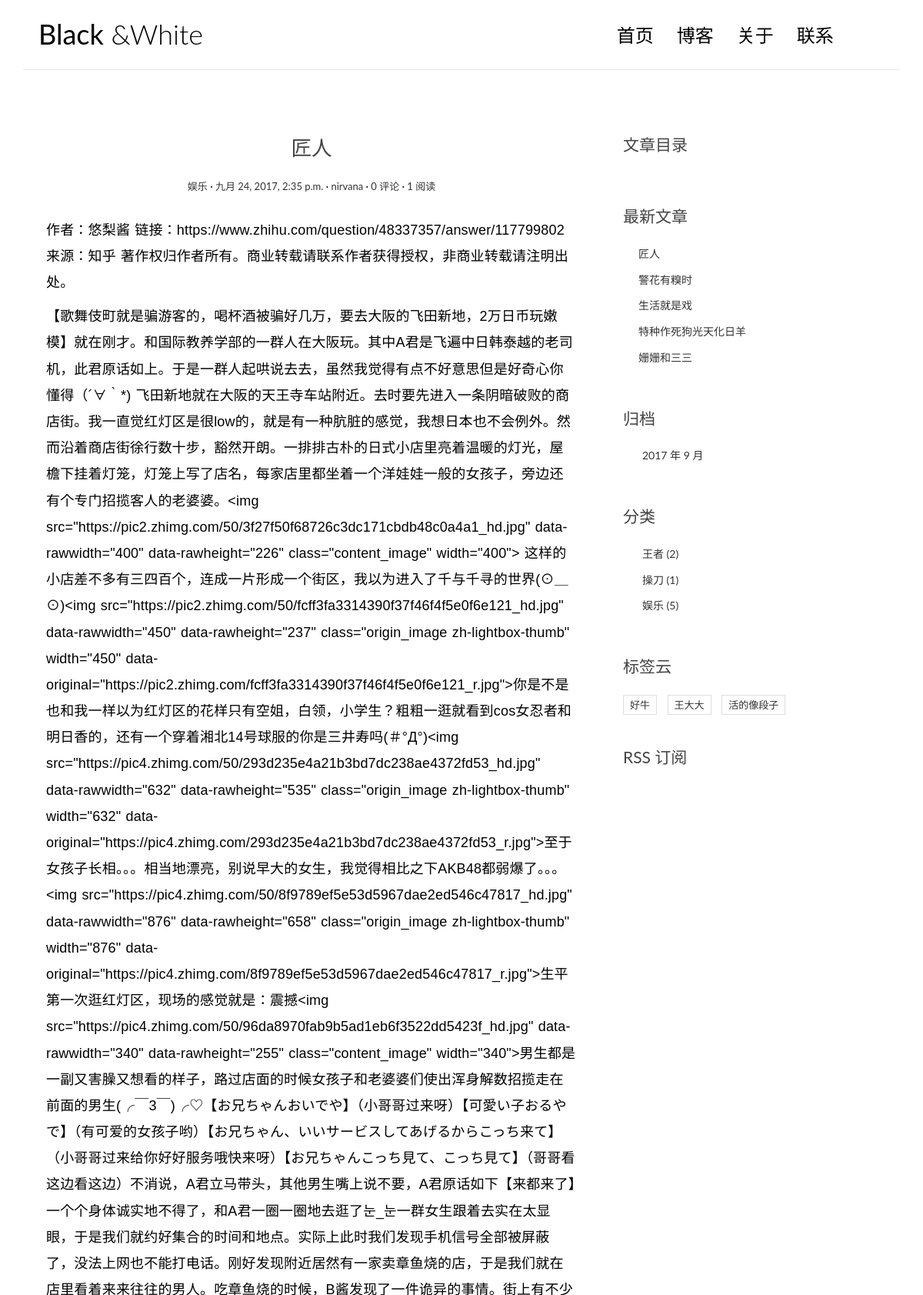
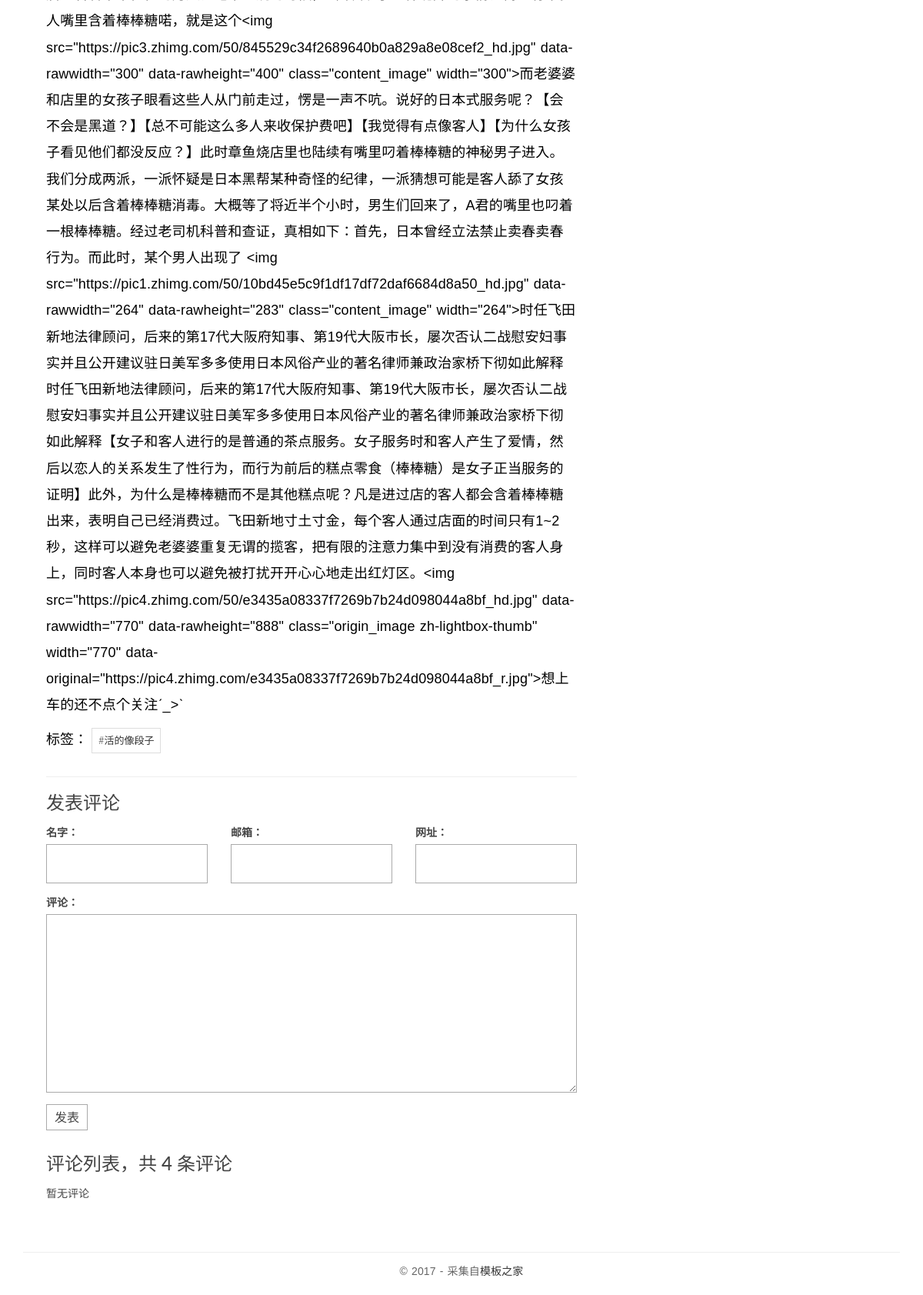
The page /post/8/ on the database its author committed (2 pictures, top to bottom).
### blog/models.py (models this page shows, shortened)
@python_2_unicode_compatible    # ??????
class Post(models.Model):
    title = models.CharField(max_length=70)
    body = models.TextField()
    created_time = models.DateTimeField(auto_now_add=True)   #自动赋值不能修改
    modified_time = models.DateTimeField(auto_now=True) #default=timezone.now修改时自动赋值能修改（auto_now_add不能修改）
    excerpt = models.CharField(max_length=200, blank=True)
    category = models.ForeignKey(Category)
    tags = models.ManyToManyField(Tag, blank=True)
    author = models.ForeignKey(User)
    def get_absolute_url(self):
        return reverse('blog:detail', kwargs={'pk': self.pk})  #
    class Meta:
        ordering = ['-created_time']  #ordering 属性用来指定文章排序方式  ['-created_time'] 指定了依据哪个属性的值进行排序
    views = models.PositiveIntegerField(default=0)
    def increase_views(self):   #只需在视图函数中调用模型的 increase_views 方法即可。
        self.views += 1
        self.save(update_fields=['views'])
    def save(self, *args, **kwargs):  #创建数据库存储时调用
        if not self.excerpt:
            md = Markdown(extensions=[
                'markdown.extensions.extra',
                'markdown.extensions.codehilite',
            ])
            self.excerpt = strip_tags(md.convert(self.body))[:32]
        super().save(*args, **kwargs)

class Category(models.Model):
    name = models.CharField(max_length=100)

class Tag(models.Model):
    name = models.CharField(max_length=100)

### blog/views.py (the view)
# urls.py: url(r'^post/(?P<pk>[0-9]+)/$', views.PostDetailView.as_view(), name='detail'),  # post/1
class PostDetailView(DetailView):  #  Django 提供了一个 DetailView 类视图
    model = Post
    template_name = 'blog/detail.html'
    context_object_name = 'post'
    def get(self, request, *args, **kwargs):
        response = super(PostDetailView, self).get(request, *args, **kwargs)
        self.object.increase_views()
        return response
    def get_object(self, queryset=None):
        post = super().get_object(queryset)
        md = markdown.Markdown(extensions=[
            'markdown.extensions.extra',
            'markdown.extensions.codehilite',
            'markdown.extensions.toc',
        ])
        post.body = md.convert(post.body)
        post.toc = md.toc
        return post
    def get_context_data(self, **kwargs):
        context = super(PostDetailView, self).get_context_data(**kwargs)
        form = CommentForm()
        comment_list = self.object.comment_set.all()
        context.update({
            'form': form,
            'comment_list': comment_list,
        })
        return context

### comments/forms.py
class CommentForm(forms.ModelForm):  #如果表单对应有一个数据库模型（例如这里的评论表单对应着评论模型），那么使用 ModelForm 类会简单很多
    class Meta:   #表单的内部类 Meta 里指定一些和表单相关的东西。
        model = Comment  #model = Comment 表明这个表单对应的数据库模型是 Comment 类。
        fields = ['name', 'email', 'url', 'text']

### blog/templatetags/blog_tags.py (called while the page is built)
@register.simple_tag
def get_recent_posts(num=5):   #  够通过 {%get_recent_posts %} 的语法在模板中调用这个函数
    return Post.objects.all().order_by('-created_time')[:num]

@register.simple_tag
def archives():
    return Post.objects.dates('created_time','month',order='DESC')    #order='DESC' 表明降序排列（即离当前越近的时间越排在前面）

@register.simple_tag
def get_categories():
    return Category.objects.annotate(num_posts=Count('post')).filter(num_posts__gt=0)

@register.simple_tag
def get_tags():
    return Tag.objects.annotate(num_posts=Count('post')).filter(num_posts__gt=0)

### templates/blog/detail.html (shortened to what this page needs)
{% extends 'base.html' %}
{% block main %}
<article class="post post-{{ post.pk }}">
    <header class="entry-header">
        <h1 class="entry-title">{{ post.title }}</h1>
        <div class="entry-meta">
            <span class="post-category"><a href="{% url 'blog:category' post.category.pk %}">{{ post.category.name }}</a></span>
            <span class="post-date"><a href="#"><time class="entry-date" datetime="{{ post.created_time }}">{{ post.created_time }}</time></a></span>
            <span class="post-author"><a href="#">{{ post.author }}</a></span>
            <span class="comments-link">
                <a href="{{ post.get_absolute_url }}#comment-area">
                    {{ post.comment_set.count }}
                    评论
                </a>
            </span>
            <span class="views-count"><a href="#">{{ post.views }} 阅读</a></span>
        </div>
    </header>
    <div class="entry-content clearfix">
        {{ post.body|safe }}
        <div class="widget-tag-cloud">
            <ul>
                标签：
                {% for tag in post.tags.all %}
                    <li><a href="{% url 'blog:tag' tag.pk %}">#{{ tag.name }}</a></li>
                {% endfor %}
            </ul>
        </div>
    </div>
</article>
<section class="comment-area" id="comment-area">
    <hr>
    <h3>发表评论</h3>
    <form action="{% url 'comments:post_comment' post.pk %}" method="post" class="comment-form">
        <div class="row">
            <div class="col-md-4">
                <label for="{{ form.name.id_for_label }}">名字：</label>
                {{ form.name }}
            </div>
            <div class="col-md-4">
                <label for="{{ form.email.id_for_label }}">邮箱：</label>
                {{ form.email }}
            </div>
            <div class="col-md-4">
                <label for="{{ form.url.id_for_label }}">网址：</label>
                {{ form.url }}
            </div>
            <div class="col-md-12">
                <label for="{{ form.text.id_for_label }}">评论：</label>
                {{ form.text }}
                <button type="submit" class="comment-btn">发表</button>
            </div>
        </div>
    </form>
    <div class="comment-list-panel">
        <h3>评论列表，共 <span>4</span> 条评论</h3>
        <ul class="comment-list list-unstyled">
            {% for comment in comment_list %}
            <li class="comment-item">
                <span class="nickname">{{ comment.name }}</span>
                <time class="submit-date">{{ comment.created_time }}</time>
                <div class="text">
                    {{ comment.text }}
                </div>
            </li>
            {% empty %}
                暂无评论
            {% endfor %}
        </ul>
    </div>
</section>
{% endblock main %}
{% block toc %}
    <div class="widget widget-content">
        <h3 class="widget-title">文章目录</h3>
    </div>
{% endblock toc %}

### templates/base.html (shortened to what this page needs)
{% load staticfiles %}
{% load blog_tags %}
<html>
    <head>
        <link rel="stylesheet" href="{% static 'blog/css/bootstrap.min.css' %}">
        <link rel="stylesheet" href="{% static 'blog/css/custom.css' %}">
        <link rel="stylesheet" href="{% static 'blog/css/pace.css' %}">
        <link rel="stylesheet" href="http://code.ionicframework.com/ionicons/2.0.1/css/ionicons.min.css">
        <link rel="stylesheet" href="{% static 'blog/css/highlights/github.css' %}">
    </head>
<body>
    <div class="container">
        <header id="site-header">
            <div class="row">
                <div class="col-md-4 col-sm-5 col-xs-8">
                    <div class="logo">
                        <h1><a href="{% url 'blog:index' %}"><b>Black</b> &amp;White</a></h1>
                    </div>
                </div>
                <div class="col-md-8 col-sm-7 col-xs-4">
                    <nav class="main-nav" role="navigation">
                        <div class="collapse navbar-collapse" id="bsexample-navbar-collapse-1">
                            <ul class="nav navbar-nav navbar-right">
                                <li class="cl-effect-11"><a href="{% url 'blog:index' %}" data-hover="首页">首页</a></li>
                                <li class="cl-effect-11"><a href="fullwidth.html" data-hover="博客">博客</a></li>
                                <li class="cl-effect-11"><a href="about.html" data-hover="关于">关于</a></li>
                                <li class="cl-effect-11"><a href="contact.html" data-hover="联系">联系</a></li>
                            </ul>
                        </div>
                    </nav>
                </div>
            </div>
        </header>
    </div>
    <div class="content-body">
        <div class="container">
            <div class="row">
                <main class="col-md-8">
                    {% block main %}
                    {% endblock %}
                </main>
                <aside class="col-md-4">
                    {% block toc %}
                    {% endblock %}
                    <div class="widget widget-recent-posts">
                        <h3 class="widget-title">最新文章</h3>
                        {% get_recent_posts as recent_post_list %}
                        <ul>
                            {% for post in recent_post_list %}
                                <li>
                                    <a href="{{ post.get_absolute_url }}">{{ post.title }}</a>
                                </li>
                            {% empty %}
                                暂无文章！
                            {% endfor %}
                        </ul>
                    </div>
                    <div class="widget widget-archives">
                        <h3 class="widget-title">归档</h3>
                        {% archives as date_list %}
                        <ul>
                            {% for date in date_list %}
                                <li>
                                <a href="{% url 'blog:archives' date.year date.month %}">{{ date.year }} 年 {{ date.month }} 月</a>
                                </li>
                            {% empty %}
                                暂无归档！
                            {% endfor %}
                        </ul>
                    </div>
                    <div class="widget widget-category">
                        <h3 class="widget-title">分类</h3>
                        {% get_categories as category_list %}
                        <ul>
                            {% for category in category_list %}
                                <li>
                                <a href="{% url 'blog:category' category.pk %}">{{ category.name }} <span class="post-count">({{ category.num_posts }})</span></a>
                                </li>
                            {% empty %}
                                暂无分类！
                            {% endfor %}
                        </ul>
                    </div>
                    <div class="widget widget-tag-cloud">
                        <h3 class="widget-title">标签云</h3>
                        {% get_tags as tag_list %}
                        <ul>
                            {% for tag in tag_list %}
                                <li>
                                    <a href="{% url 'blog:tag' tag.pk %}">{{ tag.name }}</a>
                                </li>
                            {% empty %}
                            暂无标签！
                            {% endfor %}
                        </ul>
                    </div>
                    <div class="rss">
                        <a href="{% url 'rss' %}"> RSS 订阅</a>
                    </div>
                </aside>
            </div>
        </div>
    </div>
    <footer id="site-footer">
        <div class="container">
            <div class="row">
                <div class="col-md-12">
                    <p class="copyright">&copy 2017 - 采集自<a href="http://www.cssmoban.com/" target="_blank" title="模板之家">模板之家</a></p>
                </div>
            </div>
        </div>
    </footer>
</body>
</html>

### blog/static/blog/css/custom.css (style rules this page uses)
* { outline: none; }
h1, h2, h3, h4, h5, h6 { margin-top: 0; }
b { font-weight: 400; }
a { color: #333; }
body { color: #444; font-family: 'Lato', sans-serif; }
p { font-family: 'Ubuntu', sans-serif; font-weight: 400; word-spacing: 1px; letter-spacing: 0.01em; }
#site-header { background-color: #FFF; padding: 25px 20px; margin-bottom: 40px; border-bottom: 1px solid #e7e7e7; }
.logo h1 a { color: #000; }
.logo h1 { margin: 0; font-family: 'Lato', sans-serif; font-weight: 300; }
.main-nav { margin-top: 11px; max-width: 95%; }
.main-nav a { color: #000000 !important; padding: 0 0 5px 0 !important; margin-right: 30px; font-family: 'Lato', sans-serif; font-weight: 300; font-size: 24px; }
.cl-effect-11 a { padding: 10px 0; color: #0972b4; text-shadow: none; }
.cl-effect-11 a::before { position: absolute; top: 0; left: 0; overflow: hidden; padding: 0 0 5px 0 !important; max-width: 0; border-bottom: 1px solid #000; color: #000; content: attr(data-hover); white-space: nowrap; -webkit-transition: max-width 0.5s; -moz-transition: max-width 0.5s; transition: max-width 0.5s; }
.content-body { padding-bottom: 4em; }
.post { background: #fff; padding: 30px 30px 0; }
.entry-title { text-align: center; font-size: 1.9em; margin-bottom: 20px; line-height: 1.6; padding: 10px 20px 0; }
.entry-meta { text-align: center; color: #DDDDDD; font-size: 13px; margin-bottom: 30px; }
.entry-content { font-size: 18px; line-height: 1.9; font-weight: 300; color: #000; }
.post-category::after, .post-date::after, .post-author::after, .comments-link::after { content: ' ·'; color: #000; }
.widget { background: #fff; padding: 30px 0 0; }
.widget-title { font-size: 1.5em; margin-bottom: 20px; line-height: 1.6; padding: 10px 0 0; font-weight: 400; }
.widget-recent-posts ul { padding: 0; margin: 0; padding-left: 20px; }
.widget-recent-posts ul li { list-style-type: none; position: relative; line-height: 170%; margin-bottom: 10px; }
.widget-recent-posts ul li::before { content: '\f3d3'; font-family: "Ionicons"; position: absolute; left: -17px; top: 3px; font-size: 16px; color: #000; }
.widget-archives ul { padding: 0; margin: 0; padding-left: 25px; }
.widget-archives ul li { list-style-type: none; position: relative; line-height: 170%; margin-bottom: 10px; }
.widget-archives ul li::before { content: '\f3f3'; font-family: "Ionicons"; position: absolute; left: -25px; top: 1px; font-size: 16px; color: #000; }
.widget-category ul { padding: 0; margin: 0; padding-left: 25px; }
.widget-category ul li { list-style-type: none; position: relative; line-height: 170%; margin-bottom: 10px; }
.widget-category ul li::before { content: '\f3fe'; font-family: "Ionicons"; position: absolute; left: -25px; top: 1px; font-size: 18px; color: #000; }
.widget-tag-cloud ul { padding: 0; margin: 0; margin-right: -10px; }
.widget-tag-cloud ul li { list-style-type: none; font-size: 13px; display: inline-block; margin-right: 10px; margin-bottom: 10px; padding: 3px 8px; border: 1px solid #ddd; }
.rss { font-size: 21px; margin-top: 30px; }
.rss a { color: #444; }
#site-footer { padding-top: 10px; padding: 0 0 1.5em 0; }
.copyright { text-align: center; padding-top: 1em; margin: 0; border-top: 1px solid #eee; color: #666; }
.contact-form input, .comment-form input { border: 1px solid #aaa; margin-bottom: 15px; width: 100%; padding: 15px 15px; font-size: 16px; line-height: 100%; transition: 0.4s border-color linear; }
.contact-form textarea, .comment-form textarea { border: 1px solid #aaa; margin-bottom: 15px; width: 100%; padding: 15px 15px; font-size: 16px; line-height: 20px !important; min-height: 183px; transition: 0.4s border-color linear; }
.comment-area { padding: 0 30px 0; }
.comment-form { margin-top: 15px; }
.comment-form .comment-btn { background-color: #fff; border: 1px solid #aaa; font-size: 16px; padding: 5px 10px; }
.comment-list-panel { margin-top: 30px; }
.comment-list { margin-top: 15px; }

### rows shown on the page
Post: title "匠人", category.name "娱乐", created_time "九月 24, 2017, 2:35 p.m.", author "nirvana", comment_set.count "0", views "1", body "作者：悠梨酱 链接：https://www.zhihu.com/question/48337357/answer/117799802 来源：知乎 著作权归作者所有。商业转载请联系作者获得授权，非商业转载请注明出处。 【歌舞伎町就是骗游客的，喝杯酒被骗好几万，要去大阪的飞田新地，2万日币玩嫩模】就在刚才。和国际教养学部的一群人在大阪玩。其中A君是飞遍中日韩泰越的老司机，此君原话如上。于是一群人起哄说去去，虽然我觉得有点不好意思但是好奇心你懂得（´∀｀*) 飞田新地就在大阪的天王寺车站附近。去时要先进入一条阴暗破败的商店街。我一直觉红灯区是很low的，就是有一种肮脏的感觉，我想日本也不会例外。然而沿着商店街徐行数十步，豁然开朗。一排排古朴的日式小店里亮着温暖的灯光，屋檐下挂着灯笼，灯笼上写了店名，每家店里都坐着一个洋娃娃一般的女孩子，旁边还有个专门招揽客人的老婆婆。<img src=\"https://pic2.zhimg.com/50/3f27f50f68726c3dc171cbdb48c0a4a1_hd.jpg\" data-rawwidth=\"400\" data-rawheight=\"226\" class=\"content_image\" width=\"400\"> 这样的小店差不多有三四百个，连成一片形成一个街区，我以为进入了千与千寻的世界(⊙＿⊙)<img src=\"https://pic2.zhimg.com/50/fcff3fa3314390f37f46f4f5e0f6e121_hd.jpg\" data-rawwidth=\"450\" data-rawheight=\"237\"…"
Tag: name "活的像段子"
Post: title "警花有糗时"
Post: title "生活就是戏"
Post: title "特种作死狗光天化日羊"
Post: title "姗姗和三三"
Category: name "王者", num_posts "2"
Category: name "操刀", num_posts "1"
Category: name "娱乐", num_posts "5"
Tag: name "好牛"
Tag: name "王大大"

### other values the page prints
{{ date.year }} "2017"
{{ date.month }} "9"
